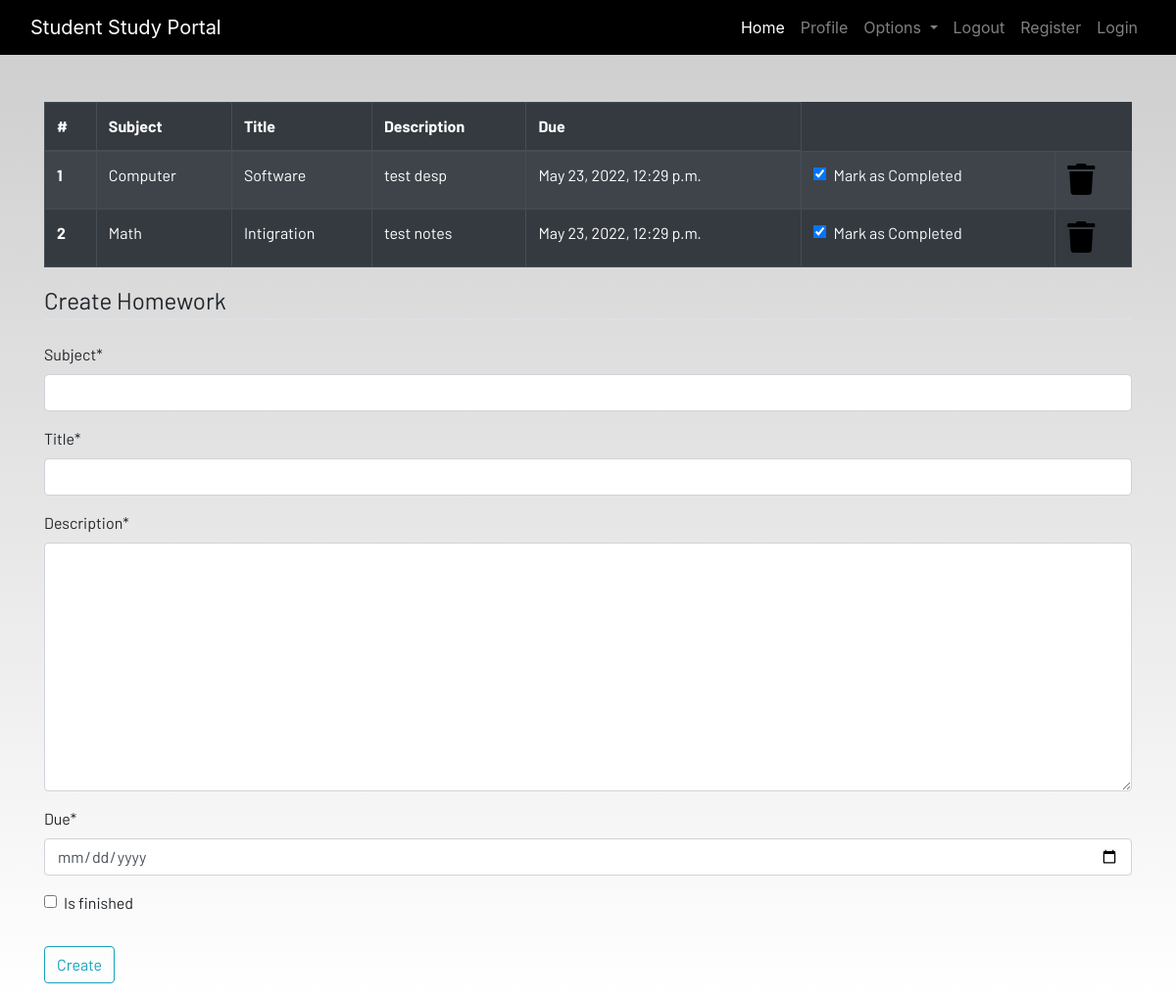
Page /homework/ (signed in) on the earlier database version.
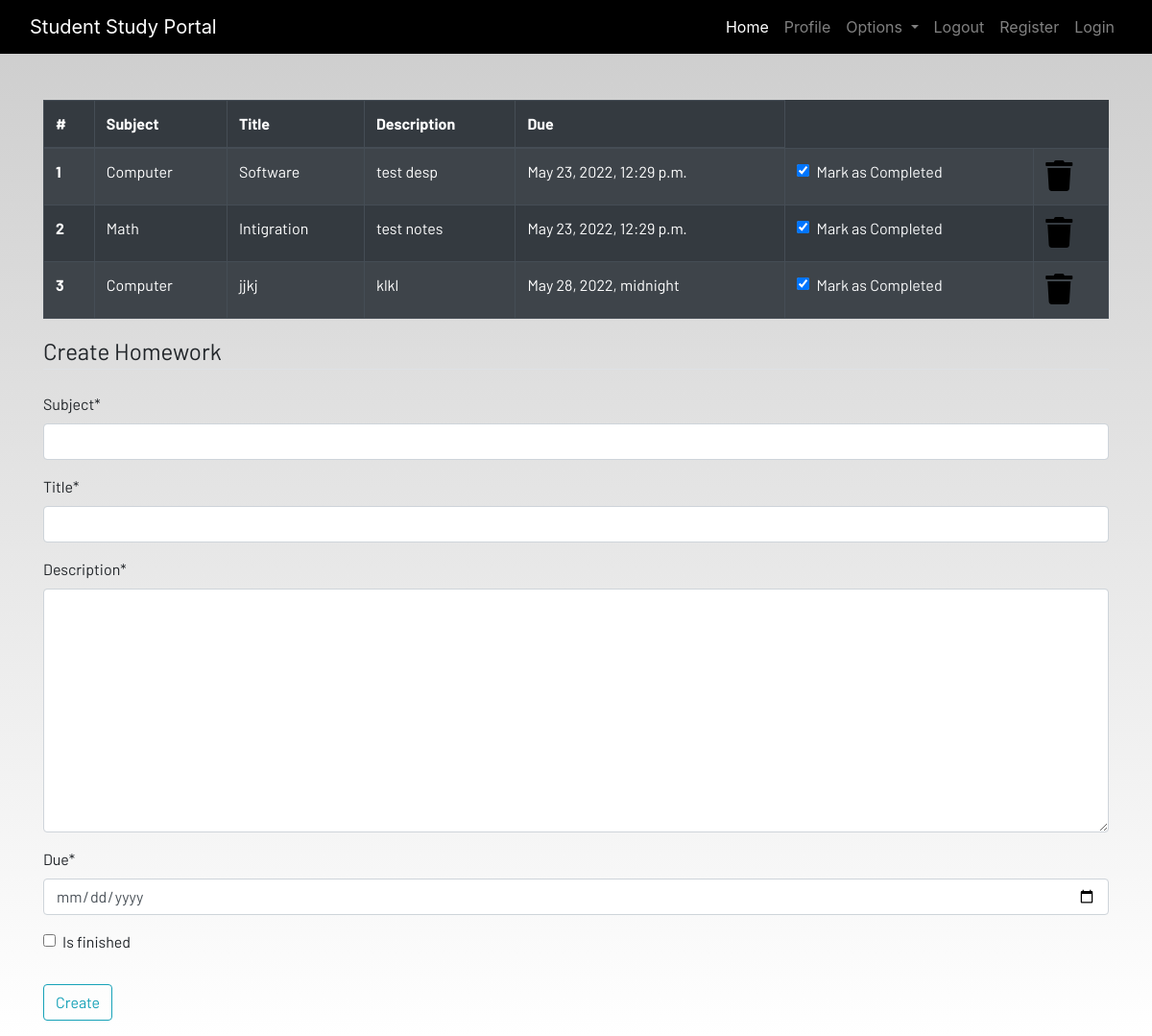
Same page on the later database version.
### dashboard/models.py (models this page shows, shortened)
class Homework(models.Model):
    user = models.ForeignKey(User, on_delete=models.CASCADE)
    subject = models.CharField(max_length=50)
    title = models.CharField(max_length=100)
    description = models.TextField()
    due = models.DateTimeField()
    is_finished = models.BooleanField(default=False)

### dashboard/views.py (the view)
# urls.py: path('homework/', views.homework, name='homework'),
def homework(request):
    if request.method == 'POST':
        form = HomeworkForm(request.POST)
        if form.is_valid():
            try:
                finished = request.POST['is_finished']
                if finished == 'on':
                    finished = True
                else:
                    finished = False
            except:
                finished = False
            homeworks = Homework(
                user = request.user,
                subject = request.POST['subject'],
                title = request.POST['title'],
                description = request.POST['description'],
                due = request.POST['due'],
                is_finished = finished
            )
            homeworks.save()
            messages.success(request,f"Homework Added from {request.user.username} Successfully")
    else:
        form = HomeworkForm()
    homeworks = Homework.objects.filter(user=request.user)
    if len(homeworks) == 0:
        homework_done = True
    else:
        homework_done = False
    context = {
        'homeworks': homeworks,
        'homework_done': homework_done,
        'form': form
    }
    return render(request, 'dashboard/homework.html', context)

### dashboard/forms.py
class HomeworkForm(forms.ModelForm):
    class Meta:
        model = Homework
        widgets = {'due':DateInput()}
        fields = ['subject', 'title', 'description', 'due', 'is_finished']

### dashboard/templates/dashboard/homework.html (shortened to what this page needs)
{% extends 'dashboard/base.html' %}
{% load static %}
{% load crispy_forms_tags %}
{% block content %}
<div class="container">
    {% if not homework_done %}
    <table class="table table-striped table-bordered table-hover table-dark">
        <thead>
            <tr>
                <th scope="col">#</th>
                <th scope="col">Subject</th>
                <th scope="col">Title</th>
                <th scope="col">Description</th>
                <th scope="col">Due</th>
            </tr>
        </thead>
        <tbody>
            {% for homework in homeworks %}
            <tr>
                <th scope="row">{{forloop.counter}}</th>
                <td>{{homework.subject}}</td>
                <td>{{homework.title}}</td>
                <td>{{homework.description}}</td>
                <td>{{homework.due}}</td>
                <td>
                    <a href="{% url 'update_homework' homework.id %}">
                        <div class="form-check">
                            {% if homework.is_finished == True %}
                            <input class="form-check-input" type="checkbox" value="" checked>
                            {% else %}
                            <input class="form-check-input" type="checkbox" value="" >
                            {% endif %}
                            <label class="form-check-label text-light" for="flexCheckDefault">
                                Mark as Completed
                            </label>
                        </div>
                    </a>
                </td>
                <td><a href="{% url 'delete_homework' homework.id %}"><i class="fa fa-trash fa-2x"></i></a></td>
            </tr>
            {% endfor %}
        </tbody>
    </table>
    {% else %}
    <h4>All homeworks are completed!! Create to have more!!</h4>
    {% endif %}
</div>
<div class=" container">
    <form method="POST">
        <fieldset class="form-group">
            <legend class="border-bottom mb-4">Create Homework</legend>
            {{form|crispy}}
        </fieldset>
        <div class="form-group">
            <button href="" class="btn btn-outline-info" type="submit">
                Create
            </button>
        </div>
    </form>
</div>
{% endblock content %}

### dashboard/templates/dashboard/base.html (shortened to what this page needs)
<!DOCTYPE html>
{% load static %}
<html lang="en">
<head>
  <link rel="stylesheet" href="https://stackpath.bootstrapcdn.com/bootstrap/4.3.1/css/bootstrap.min.css"
 />
  <link rel="stylesheet" href="https://use.fontawesome.com/releases/v5.7.2/css/all.css"
 />
  <link rel="stylesheet" href="{% static 'css/main.css' %}" />
</head>
<body>
  <header>
    <nav class="navbar navbar-expand-lg navbar-dark bg-dark">
      <div class="container-fluid">
        <a class="navbar-brand" href="#">Student Study Portal</a>
        <div class="collapse navbar-collapse justify-content-end" id="navbarSupportedContent">
          <ul class="navbar-nav mb-2 mb-lg-0">
            <li class="nav-item">
              <a class="nav-link active" aria-current="page" href="#">Home</a>
            </li>
            <li class="nav-item">
              <a class="nav-link" href="#">Profile</a>
            </li>
            <li class="nav-item dropdown">
              <a class="nav-link dropdown-toggle" href="#" id="navbarDropdown" role="button" data-toggle="dropdown"
                aria-haspopup="true" aria-expanded="false">
                Options
              </a>
            </li>
            <li class="nav-item">
              <a class="nav-link" href="#">Logout</a>
            </li>
            <li class="nav-item">
              <a class="nav-link" href="#">Register</a>
            </li>
            <li class="nav-item">
              <a class="nav-link" href="#">Login</a>
            </li>
          </ul>
        </div>
      </div>
    </nav>
  </header>
  <br /><br />
  <main>
    {% block content %}
    {% endblock content %}
  </main>
</body>
</html>

### static/css/main.css (style rules this page uses)
html { scroll-behavior: smooth; height: 100%; width: 100%; }
main { font-family: Barlow, Quicksand, Rubik, sans-serif, serif, 'Times New Roman', Times, serif !important; }
.navbar { background-color: rgb(0, 0, 0) !important; }
a { text-decoration: none !important; color: black; }
html, body { max-width: 100%; overflow-x: hidden; height: 100%; width: 100%; }
body { background: linear-gradient(rgba(0, 0, 0, 0.2), rgba(255, 255, 255, 0.5)); overflow-x: hidden; background-repeat: no-repeat; }
.fa { color: black; }

Differences in the rows shown:
added Homework: subject "Computer", title "jjkj", description "klkl", due "May 28, 2022, midnight"
